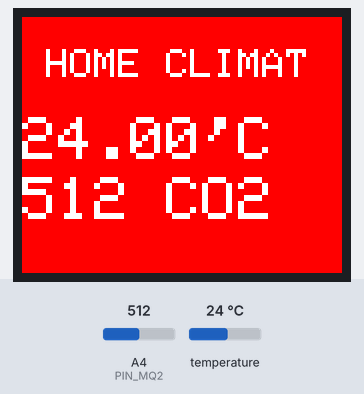
The sketch below on a simulated Arduino Uno, built with avr-gcc and run on an emulated ATmega328P. On the bench: 160×128 colour display. The inputs (shaded band) are chosen by the test bench; at power-on: A4 (PIN_MQ2) = 512, temperature 24 °C.

Above: at 1.7 s.
1.8 s: A4 (PIN_MQ2) set to 994
At 4.4 s:
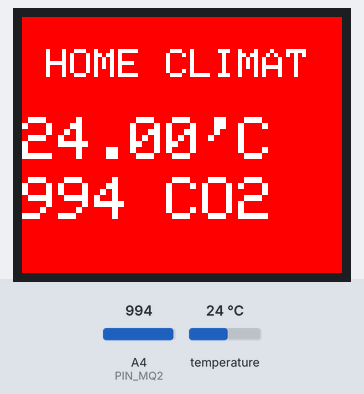
8.8 s: A4 (PIN_MQ2) set to 1010
At 11.9 s:
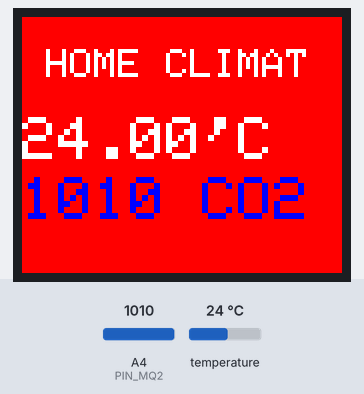
17.0 s: temperature set to 12 °C
At 18.1 s:
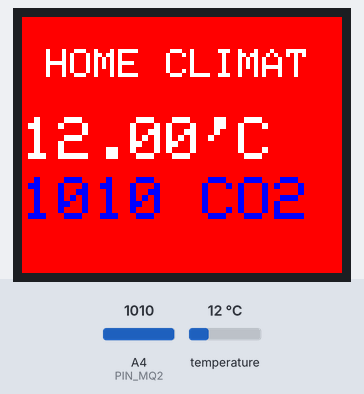
21.6 s: temperature set to 19 °C
At 24.4 s:
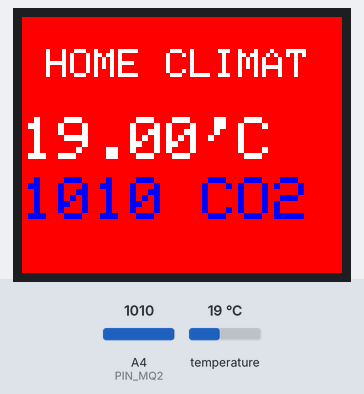
28.1 s: temperature set to 28 °C
At 30.6 s:
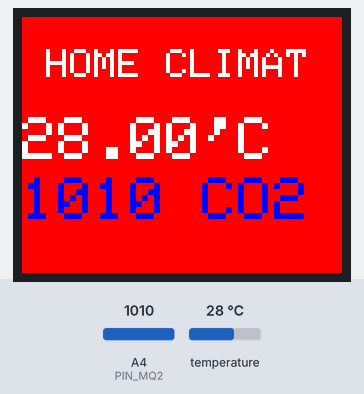
34.6 s: A4 (PIN_MQ2) set to 1023
At 38.1 s:
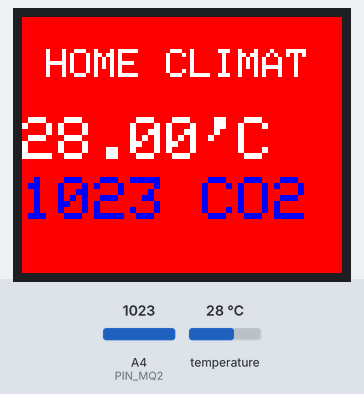
Timing chart, 0 to 39.6 s (numbered marks = the images above; inputs shaded):
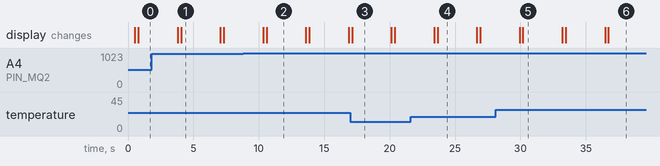

Measured:
- the behaviour switches between 1000 and 1001 on A4 (PIN_MQ2) (found by bisection; images 1 and 2)
- after the input at 1.8 s, the display: first differs from a run without the input after 2.3 s (image 1)
- after the input at 8.8 s, the display: first differs from a run without the input after 1.8 s (image 2)
- after the input at 17.0 s, the display: changes after 0.13 s (image 3)
- after the input at 21.6 s, the display: first differs from a run without the input after 2.1 s (image 4)
- after the input at 28.1 s, the display: first differs from a run without the input after 2.1 s (image 5)
- after the input at 34.6 s, the display: first differs from a run without the input after 2.1 s (image 6)

The sketch:

home_climate_nano.ino
```cpp
#include <microDS18B20.h>
#include <TFT.h>
#include <MQ2.h>


#define TFT_CS   11
#define TFT_DC   7
#define TFT_RST  8
#define PIN_MQ2  4

MicroDS18B20<2> sensor;
MQ2 mq2(PIN_MQ2);
TFT screen = TFT(TFT_CS, TFT_DC, TFT_RST);
char temperaturePrintout[9];
char co2Printout[9];
String sensorValue;
int co2Value;


void setup() {
  // Ожидание запуска датчиков
  Serial.begin(9600);
  // Настройки дотчика CO2
  mq2.begin();

  // Настройки TFT дисплея
  screen.begin();
  screen.background(255, 0, 0);
  screen.stroke(255, 255, 255);
  screen.setTextSize(2);
  screen.text("\n HOME CLIMAT :\n ", 0, 0);
  screen.setTextSize(3);
}


void loop() {

  // запрос температуры
  sensor.requestTemp();

  //запрос CO2
  co2Value = analogRead(PIN_MQ2);

  delay(250);

  // проверяем успешность чтения и выводим
  if (sensor.readTemp()) {

    renderScreen();

    delay(3000);

    clearScreen();
  }
  else Serial.println("error");
}

/**
   Отображение на части экрана изменяемых показателей:
   - температура
   - значение CO2
*/
void renderScreen() {
  sensorValue = String(sensor.getTemp()) + "'C";
  sensorValue.toCharArray(temperaturePrintout, 9);

  screen.stroke(255, 255, 255);
  screen.text(temperaturePrintout, 0, 50);

  sensorValue = String(co2Value) + " CO2";
  sensorValue.toCharArray(co2Printout, 9);

  // если значение превышает допустимую норму
  // меняем цвет фона на красный
  if (co2Value > 1000) {
    screen.stroke(0, 0, 255);
  }
  screen.text(co2Printout, 0, 80);
}

/**
   Очистка части экрана (меняем цвет текста на фоновый)
*/
void clearScreen() {
  screen.stroke(255, 0, 0);
  screen.text(temperaturePrintout, 0, 50);
  screen.text(co2Printout, 0, 80);
}
```
